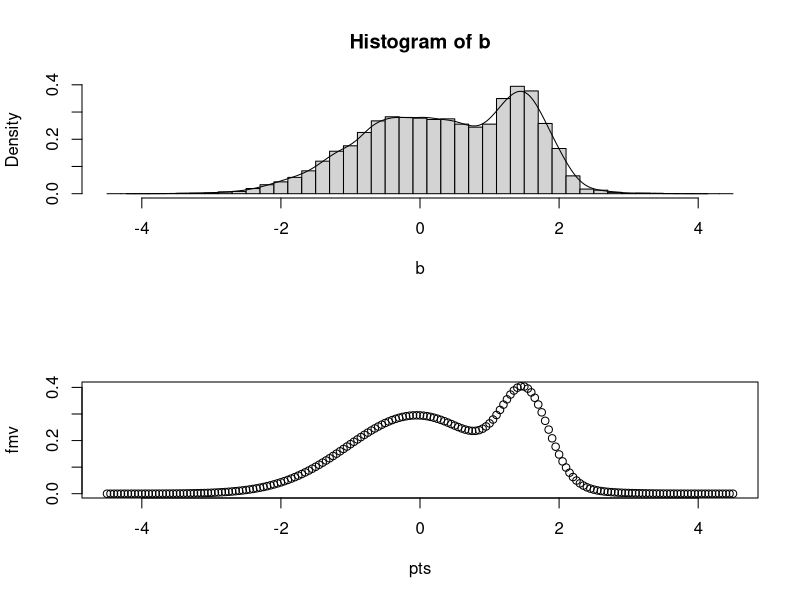
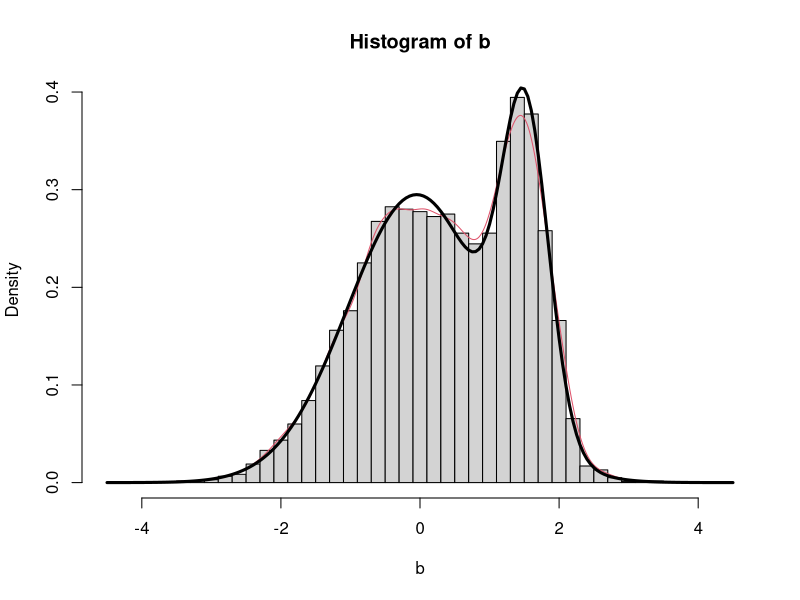

R code for these plots, in order:
################################  MIXTURAS ##########################
# generar distribuciones
{
  m=10000
  x1=rnorm(m,mean=0,sd=1)
  x2=rnorm(m,mean=3/2,sd=1/3)
}
# genera la mixtura
{
  # f=(c*f1+(1-c)*f2)
  b=x1
  for (i in 1:length(b)){
    c=runif(1, min=0, max=1)
    if(c >=0.75) b[i]=x2[i]
  } 
}
# Estimar una mixtura (MV) 
{
  fexp<-function(d){
    L=0;mu1=d[1];s1=d[2];mu2=d[3];s2=d[4];c=d[5]
    for(i in 1:length(b)){
      f1=1/((s1*2*pi)^0.5)*exp(-0.5*(b[i]-mu1)^2/s1 )
      f2=1/((s2*2*pi)^0.5)*exp(-0.5*(b[i]-mu2)^2/s2 )
      L=L+log(c*f1+(1-c)*f2)
    }
    L=-L
  }
  d=c(0,1,1,1,0.7) # valor inicial
  sol=optim(d,fexp);sol
  pare=sol$par
  #nlminb(d,fexp, lower = c(-3,0,-3,0,0), upper = c(3,5,3,5,1))
}
# Calcular f con los parámetros estimados
{
  mu1=pare[1];s1=pare[2];mu2=pare[3];s2=pare[4];c=pare[5]
  pts=seq(-4.5,4.5,0.05)
  fmv=rep(0,length(pts))
  for(i in 1:length(pts)){
    f1=1/((s1*2*pi)^0.5)*exp(-0.5*(pts[i]-mu1)^2/s1 )
    f2=1/((s2*2*pi)^0.5)*exp(-0.5*(pts[i]-mu2)^2/s2 )
    fmv[i]=(c*f1+(1-c)*f2)
  }
}
#Graficar la mixtura
{
  points=seq(-4.5,4.5,0.2)
  par(mfrow=c(2,1))
  hist(b,breaks = points,prob=TRUE)
  lines(density(b))
  plot(pts,fmv)
  # gráficos sobrepuestos
  par(mfrow=c(1,1))
  hist(b,breaks = points,prob=TRUE)
  lines(density(b),col=2)# Estimación No-Paramétrica del R
  lines(pts,fmv,lwd=3)   # Estimación MV
}
